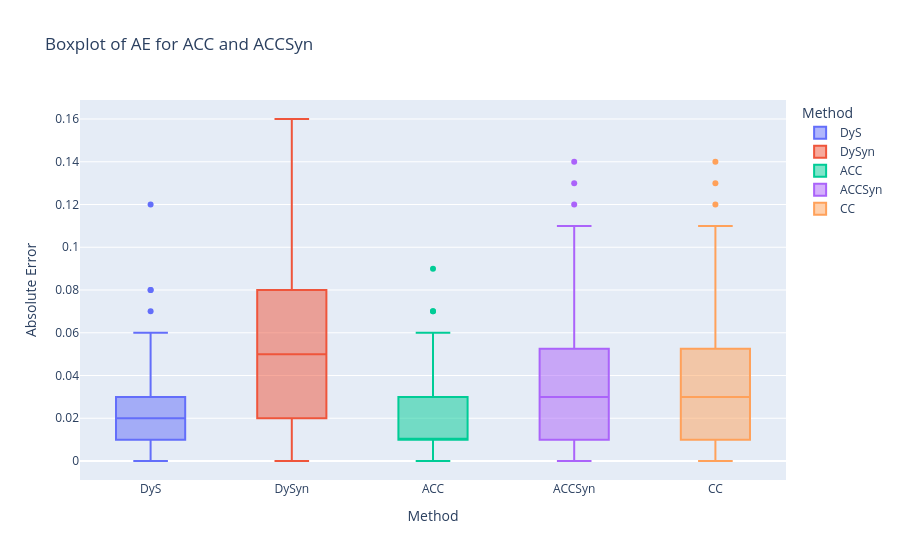

Here is the notebook cell this chart was saved with:
### Code cell
import plotly.express as px

# Create the boxplot
fig = px.box(results_df, x='METHOD', y='AE', color='METHOD', title='Boxplot of AE for ACC and ACCSyn', labels={'AE': 'Absolute Error', 'METHOD': 'Method'})
fig.show()

### Figure 1 — Plotly figure (JSON) as saved in the notebook; plotly's stock layout.template omitted (floating-point values rounded to 4 significant figures)
{"data": [{"alignmentgroup": "True", "hovertemplate": "Method=%{x}<br>Absolute Error=%{y}<extra></extra>", "legendgroup": "DyS", "marker": {"color": "#636efa"}, "name": "DyS", "notched": false, "offsetgroup": "DyS", "orientation": "v", "showlegend": true, "type": "box", "x": ["DyS", "DyS", "DyS", "DyS", "DyS", "DyS", "DyS", "DyS", "DyS", "DyS", "DyS", "DyS", "DyS", "DyS", "DyS", "DyS", "DyS", "DyS", "DyS", "DyS", "DyS", "DyS", "DyS", "DyS", "DyS", "DyS", "DyS", "DyS", "DyS", "DyS", "DyS", "DyS", "DyS", "DyS", "DyS", "DyS", "DyS", "DyS", "DyS", "DyS", "DyS", "DyS", "DyS", "DyS", "DyS", "DyS", "DyS", "DyS", "DyS", "DyS", "DyS", "DyS", "DyS", "DyS", "DyS", "DyS", "DyS", "DyS", "DyS", "DyS", "DyS", "DyS", "DyS", "DyS", "DyS", "DyS", "DyS", "DyS", "DyS", "DyS", "DyS", "DyS", "DyS", "DyS", "DyS", "DyS", "DyS", "DyS", "DyS", "DyS", "DyS", "DyS", "DyS", "DyS", "DyS", "DyS", "DyS", "DyS", "DyS", "DyS", "DyS", "DyS", "DyS", "DyS", "DyS", "DyS", "DyS", "DyS", "DyS", "DyS", "DyS", "DyS", "DyS", "DyS", "DyS", "DyS", "DyS", "DyS", "DyS", "DyS", "DyS", "DyS", "DyS", "DyS", "DyS", "DyS", "DyS", "DyS", "DyS", "DyS", "DyS"], "x0": " ", "xaxis": "x", "y": [0.0, 0.0, 0.01, 0.01, 0.0, 0.0, 0.0, 0.0, 0.0, 0.0, 0.0, 0.0, 0.01, 0.01, 0.01, 0.0, 0.0, 0.0, 0.0, 0.0, 0.0, 0.0, 0.02, 0.01, 0.0, 0.01, 0.01, 0.0, 0.0, 0.03, 0.01, 0.01, 0.01, 0.01, 0.02, 0.02, 0.02, 0.03, 0.04, 0.01, 0.03, 0.0, 0.04, 0.03, 0.01, 0.01, 0.02, 0.02, 0.0, 0.03, 0.03, 0.02, 0.04, 0.02, 0.03, 0.03, 0.01, 0.02, 0.04, 0.02, 0.06, 0.0, 0.04, 0.0, 0.01, 0.03, 0.01, 0.02, 0.0, 0.03, 0.04, 0.02, 0.04, 0.08, 0.03, 0.02, 0.0, 0.0, 0.05, 0.01, 0.01, 0.02, 0.01, 0.04, 0.01, 0.01, 0.05, 0.06, 0.04, 0.02, 0.04, 0.02, 0.01, 0.02, 0.06, 0.01, 0.03, 0.01, 0.03, 0.03, 0.03, 0.03, 0.02, 0.01, 0.08, 0.05, 0.02, 0.06, 0.12, 0.05, 0.07, 0.02, 0.0, 0.02, 0.06, 0.03, 0.02, 0.05, 0.01, 0.04, 0.01], "y0": " ", "yaxis": "y"}, {"alignmentgroup": "True", "hovertemplate": "Method=%{x}<br>Absolute Error=%{y}<extra></extra>", "legendgroup": "DySyn", "marker": {"color": "#EF553B"}, "name": "DySyn", "notched": false, "offsetgroup": "DySyn", "orientation": "v", "showlegend": true, "type": "box", "x": ["DySyn", "DySyn", "DySyn", "DySyn", "DySyn", "DySyn", "DySyn", "DySyn", "DySyn", "DySyn", "DySyn", "DySyn", "DySyn", "DySyn", "DySyn", "DySyn", "DySyn", "DySyn", "DySyn", "DySyn", "DySyn", "DySyn", "DySyn", "DySyn", "DySyn", "DySyn", "DySyn", "DySyn", "DySyn", "DySyn", "DySyn", "DySyn", "DySyn", "DySyn", "DySyn", "DySyn", "DySyn", "DySyn", "DySyn", "DySyn", "DySyn", "DySyn", "DySyn", "DySyn", "DySyn", "DySyn", "DySyn", "DySyn", "DySyn", "DySyn", "DySyn", "DySyn", "DySyn", "DySyn", "DySyn", "DySyn", "DySyn", "DySyn", "DySyn", "DySyn", "DySyn", "DySyn", "DySyn", "DySyn", "DySyn", "DySyn", "DySyn", "DySyn", "DySyn", "DySyn", "DySyn", "DySyn", "DySyn", "DySyn", "DySyn", "DySyn", "DySyn", "DySyn", "DySyn", "DySyn", "DySyn", "DySyn", "DySyn", "DySyn", "DySyn", "DySyn", "DySyn", "DySyn", "DySyn", "DySyn", "DySyn", "DySyn", "DySyn", "DySyn", "DySyn", "DySyn", "DySyn", "DySyn", "DySyn", "DySyn", "DySyn", "DySyn", "DySyn", "DySyn", "DySyn", "DySyn", "DySyn", "DySyn", "DySyn", "DySyn", "DySyn", "DySyn", "DySyn", "DySyn", "DySyn", "DySyn", "DySyn", "DySyn", "DySyn", "DySyn", "DySyn"], "x0": " ", "xaxis": "x", "y": [0.0, 0.0, 0.0, 0.0, 0.0, 0.0, 0.0, 0.0, 0.0, 0.0, 0.0, 0.03, 0.02, 0.02, 0.02, 0.02, 0.0, 0.0, 0.0, 0.0, 0.0, 0.0, 0.02, 0.0, 0.01, 0.02, 0.02, 0.02, 0.01, 0.07, 0.0, 0.01, 0.03, 0.03, 0.04, 0.05, 0.05, 0.02, 0.05, 0.06, 0.05, 0.02, 0.05, 0.03, 0.05, 0.1, 0.03, 0.05, 0.04, 0.03, 0.05, 0.03, 0.08, 0.05, 0.03, 0.02, 0.09, 0.04, 0.04, 0.02, 0.09, 0.04, 0.09, 0.05, 0.02, 0.05, 0.04, 0.04, 0.05, 0.11, 0.09, 0.07, 0.1, 0.12, 0.08, 0.03, 0.04, 0.08, 0.08, 0.1, 0.05, 0.03, 0.05, 0.1, 0.06, 0.06, 0.12, 0.08, 0.12, 0.08, 0.02, 0.03, 0.06, 0.09, 0.15, 0.08, 0.08, 0.09, 0.09, 0.16, 0.06, 0.08, 0.06, 0.08, 0.16, 0.08, 0.03, 0.09, 0.15, 0.11, 0.15, 0.11, 0.1, 0.08, 0.1, 0.1, 0.07, 0.13, 0.09, 0.15, 0.03], "y0": " ", "yaxis": "y"}, {"alignmentgroup": "True", "hovertemplate": "Method=%{x}<br>Absolute Error=%{y}<extra></extra>", "legendgroup": "ACC", "marker": {"color": "#00cc96"}, "name": "ACC", "notched": false, "offsetgroup": "ACC", "orientation": "v", "showlegend": true, "type": "box", "x": ["ACC", "ACC", "ACC", "ACC", "ACC", "ACC", "ACC", "ACC", "ACC", "ACC", "ACC", "ACC", "ACC", "ACC", "ACC", "ACC", "ACC", "ACC", "ACC", "ACC", "ACC", "ACC", "ACC", "ACC", "ACC", "ACC", "ACC", "ACC", "ACC", "ACC", "ACC", "ACC", "ACC", "ACC", "ACC", "ACC", "ACC", "ACC", "ACC", "ACC", "ACC", "ACC", "ACC", "ACC", "ACC", "ACC", "ACC", "ACC", "ACC", "ACC", "ACC", "ACC", "ACC", "ACC", "ACC", "ACC", "ACC", "ACC", "ACC", "ACC", "ACC", "ACC", "ACC", "ACC", "ACC", "ACC", "ACC", "ACC", "ACC", "ACC", "ACC", "ACC", "ACC", "ACC", "ACC", "ACC", "ACC", "ACC", "ACC", "ACC", "ACC", "ACC", "ACC", "ACC", "ACC", "ACC", "ACC", "ACC", "ACC", "ACC", "ACC", "ACC", "ACC", "ACC", "ACC", "ACC", "ACC", "ACC", "ACC", "ACC", "ACC", "ACC", "ACC", "ACC", "ACC", "ACC", "ACC", "ACC", "ACC", "ACC", "ACC", "ACC", "ACC", "ACC", "ACC", "ACC", "ACC", "ACC", "ACC", "ACC", "ACC"], "x0": " ", "xaxis": "x", "y": [0.0, 0.0, 0.01, 0.01, 0.0, 0.0, 0.01, 0.01, 0.0, 0.0, 0.0, 0.03, 0.0, 0.01, 0.02, 0.01, 0.0, 0.0, 0.0, 0.0, 0.0, 0.0, 0.0, 0.01, 0.0, 0.04, 0.01, 0.01, 0.01, 0.03, 0.01, 0.02, 0.0, 0.01, 0.02, 0.02, 0.02, 0.03, 0.04, 0.01, 0.01, 0.0, 0.02, 0.01, 0.02, 0.01, 0.02, 0.02, 0.01, 0.05, 0.03, 0.04, 0.0, 0.0, 0.02, 0.02, 0.0, 0.02, 0.05, 0.05, 0.01, 0.01, 0.02, 0.02, 0.0, 0.01, 0.02, 0.0, 0.0, 0.04, 0.04, 0.01, 0.02, 0.07, 0.01, 0.01, 0.03, 0.02, 0.05, 0.02, 0.0, 0.0, 0.01, 0.03, 0.02, 0.02, 0.03, 0.05, 0.04, 0.05, 0.07, 0.03, 0.01, 0.01, 0.03, 0.02, 0.01, 0.04, 0.01, 0.01, 0.02, 0.01, 0.06, 0.02, 0.05, 0.04, 0.05, 0.05, 0.09, 0.03, 0.05, 0.01, 0.04, 0.0, 0.03, 0.01, 0.02, 0.01, 0.02, 0.02, 0.01], "y0": " ", "yaxis": "y"}, {"alignmentgroup": "True", "hovertemplate": "Method=%{x}<br>Absolute Error=%{y}<extra></extra>", "legendgroup": "ACCSyn", "marker": {"color": "#ab63fa"}, "name": "ACCSyn", "notched": false, "offsetgroup": "ACCSyn", "orientation": "v", "showlegend": true, "type": "box", "x": ["ACCSyn", "ACCSyn", "ACCSyn", "ACCSyn", "ACCSyn", "ACCSyn", "ACCSyn", "ACCSyn", "ACCSyn", "ACCSyn", "ACCSyn", "ACCSyn", "ACCSyn", "ACCSyn", "ACCSyn", "ACCSyn", "ACCSyn", "ACCSyn", "ACCSyn", "ACCSyn", "ACCSyn", "ACCSyn", "ACCSyn", "ACCSyn", "ACCSyn", "ACCSyn", "ACCSyn", "ACCSyn", "ACCSyn", "ACCSyn", "ACCSyn", "ACCSyn", "ACCSyn", "ACCSyn", "ACCSyn", "ACCSyn", "ACCSyn", "ACCSyn", "ACCSyn", "ACCSyn", "ACCSyn", "ACCSyn", "ACCSyn", "ACCSyn", "ACCSyn", "ACCSyn", "ACCSyn", "ACCSyn", "ACCSyn", "ACCSyn", "ACCSyn", "ACCSyn", "ACCSyn", "ACCSyn", "ACCSyn", "ACCSyn", "ACCSyn", "ACCSyn", "ACCSyn", "ACCSyn", "ACCSyn", "ACCSyn", "ACCSyn", "ACCSyn", "ACCSyn", "ACCSyn", "ACCSyn", "ACCSyn", "ACCSyn", "ACCSyn", "ACCSyn", "ACCSyn", "ACCSyn", "ACCSyn", "ACCSyn", "ACCSyn", "ACCSyn", "ACCSyn", "ACCSyn", "ACCSyn", "ACCSyn", "ACCSyn", "ACCSyn", "ACCSyn", "ACCSyn", "ACCSyn", "ACCSyn", "ACCSyn", "ACCSyn", "ACCSyn", "ACCSyn", "ACCSyn", "ACCSyn", "ACCSyn", "ACCSyn", "ACCSyn", "ACCSyn", "ACCSyn", "ACCSyn", "ACCSyn", "ACCSyn", "ACCSyn", "ACCSyn", "ACCSyn", "ACCSyn", "ACCSyn", "ACCSyn", "ACCSyn", "ACCSyn", "ACCSyn", "ACCSyn", "ACCSyn", "ACCSyn", "ACCSyn", "ACCSyn", "ACCSyn", "ACCSyn", "ACCSyn", "ACCSyn", "ACCSyn", "ACCSyn"], "x0": " ", "xaxis": "x", "y": [0.0, 0.0, 0.01, 0.01, 0.0, 0.0, 0.01, 0.01, 0.0, 0.0, 0.0, 0.03, 0.0, 0.01, 0.02, 0.0, 0.0, 0.0, 0.0, 0.0, 0.0, 0.0, 0.03, 0.0, 0.01, 0.02, 0.01, 0.01, 0.01, 0.06, 0.0, 0.0, 0.01, 0.01, 0.03, 0.04, 0.02, 0.01, 0.05, 0.02, 0.01, 0.01, 0.04, 0.03, 0.05, 0.04, 0.02, 0.03, 0.02, 0.01, 0.04, 0.0, 0.03, 0.03, 0.03, 0.03, 0.05, 0.01, 0.01, 0.01, 0.04, 0.03, 0.02, 0.02, 0.01, 0.03, 0.02, 0.03, 0.04, 0.08, 0.07, 0.05, 0.06, 0.11, 0.05, 0.03, 0.03, 0.05, 0.07, 0.05, 0.04, 0.03, 0.05, 0.08, 0.04, 0.05, 0.09, 0.08, 0.09, 0.03, 0.01, 0.03, 0.04, 0.07, 0.1, 0.06, 0.07, 0.04, 0.05, 0.11, 0.05, 0.05, 0.04, 0.06, 0.12, 0.08, 0.02, 0.1, 0.14, 0.1, 0.13, 0.06, 0.08, 0.06, 0.1, 0.08, 0.06, 0.1, 0.04, 0.1, 0.03], "y0": " ", "yaxis": "y"}, {"alignmentgroup": "True", "hovertemplate": "Method=%{x}<br>Absolute Error=%{y}<extra></extra>", "legendgroup": "CC", "marker": {"color": "#FFA15A"}, "name": "CC", "notched": false, "offsetgroup": "CC", "orientation": "v", "showlegend": true, "type": "box", "x": ["CC", "CC", "CC", "CC", "CC", "CC", "CC", "CC", "CC", "CC", "CC", "CC", "CC", "CC", "CC", "CC", "CC", "CC", "CC", "CC", "CC", "CC", "CC", "CC", "CC", "CC", "CC", "CC", "CC", "CC", "CC", "CC", "CC", "CC", "CC", "CC", "CC", "CC", "CC", "CC", "CC", "CC", "CC", "CC", "CC", "CC", "CC", "CC", "CC", "CC", "CC", "CC", "CC", "CC", "CC", "CC", "CC", "CC", "CC", "CC", "CC", "CC", "CC", "CC", "CC", "CC", "CC", "CC", "CC", "CC", "CC", "CC", "CC", "CC", "CC", "CC", "CC", "CC", "CC", "CC", "CC", "CC", "CC", "CC", "CC", "CC", "CC", "CC", "CC", "CC", "CC", "CC", "CC", "CC", "CC", "CC", "CC", "CC", "CC", "CC", "CC", "CC", "CC", "CC", "CC", "CC", "CC", "CC", "CC", "CC", "CC", "CC", "CC", "CC", "CC", "CC", "CC", "CC", "CC", "CC", "CC"], "x0": " ", "xaxis": "x", "y": [0.0, 0.0, 0.01, 0.01, 0.0, 0.0, 0.01, 0.01, 0.0, 0.0, 0.0, 0.03, 0.0, 0.01, 0.02, 0.0, 0.0, 0.0, 0.0, 0.0, 0.0, 0.0, 0.02, 0.0, 0.01, 0.02, 0.01, 0.01, 0.01, 0.06, 0.0, 0.0, 0.01, 0.01, 0.03, 0.04, 0.02, 0.01, 0.05, 0.02, 0.01, 0.01, 0.04, 0.03, 0.05, 0.04, 0.02, 0.03, 0.02, 0.01, 0.04, 0.0, 0.03, 0.03, 0.03, 0.02, 0.05, 0.01, 0.01, 0.01, 0.04, 0.03, 0.02, 0.02, 0.01, 0.03, 0.02, 0.03, 0.04, 0.08, 0.07, 0.05, 0.06, 0.11, 0.05, 0.03, 0.03, 0.05, 0.07, 0.05, 0.04, 0.03, 0.05, 0.08, 0.04, 0.05, 0.09, 0.08, 0.09, 0.03, 0.01, 0.03, 0.03, 0.07, 0.1, 0.06, 0.07, 0.04, 0.05, 0.11, 0.05, 0.05, 0.04, 0.06, 0.12, 0.08, 0.02, 0.1, 0.14, 0.1, 0.13, 0.06, 0.08, 0.06, 0.1, 0.08, 0.06, 0.1, 0.04, 0.1, 0.03], "y0": " ", "yaxis": "y"}], "layout": {"boxmode": "overlay", "legend": {"title": {"text": "Method"}, "tracegroupgap": 0}, "title": {"text": "Boxplot of AE for ACC and ACCSyn"}, "xaxis": {"anchor": "y", "categoryarray": ["DyS", "DySyn", "ACC", "ACCSyn", "CC"], "categoryorder": "array", "domain": [0, 1], "title": {"text": "Method"}}, "yaxis": {"anchor": "x", "domain": [0, 1], "title": {"text": "Absolute Error"}}}}
